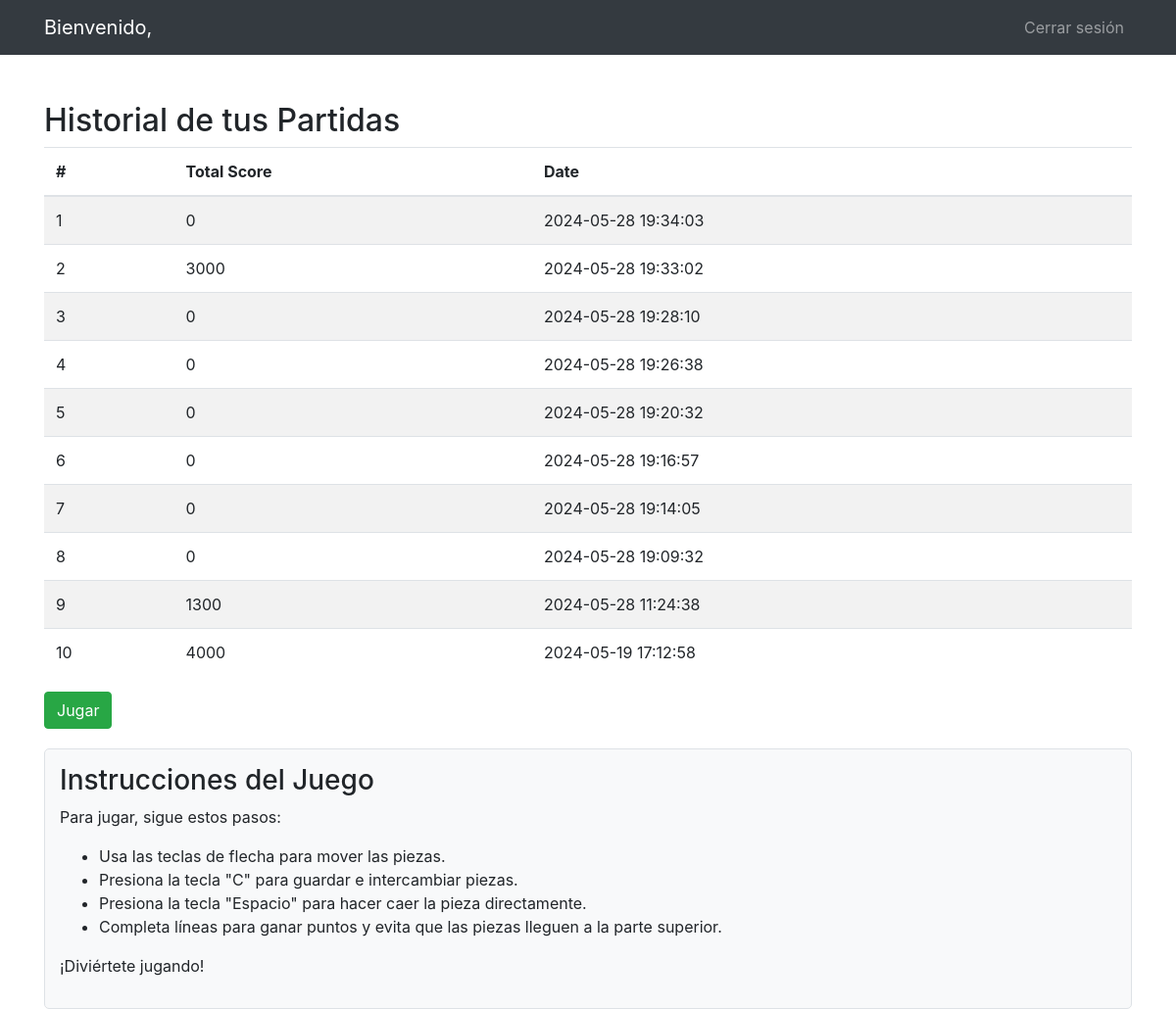
Screenshot of /usuario.php (signed in) with the database file from the repository.
### tables this page shows
CREATE TABLE `partida` (
  `id_partida` int NOT NULL,
  `id_usuario` int DEFAULT NULL,
  `puntuaje_total` int DEFAULT NULL,
  `fecha` timestamp NOT NULL DEFAULT CURRENT_TIMESTAMP
);

### usuario.php (the view, shortened to what this page needs)
<?php
$id_usuario = $_SESSION["id_usuario"];
try {
    $pdo = new PDO(DSN, DB_USERNAME, DB_PASSWORD);
    $pdo->setAttribute(PDO::ATTR_ERRMODE, PDO::ERRMODE_EXCEPTION);
    $query = "SELECT * FROM partida WHERE id_usuario = :id_usuario ORDER BY fecha DESC LIMIT 10";
    $stmt = $pdo->prepare($query);
    $stmt->bindParam(":id_usuario", $id_usuario, PDO::PARAM_INT);
    $stmt->execute();
    $partidas = $stmt->fetchAll(PDO::FETCH_ASSOC);
} catch (PDOException $e) {
    echo "Error al obtener las partidas: " . $e->getMessage();
    exit();
}
?>
<!DOCTYPE html>
<html lang="en">
<head>
    <link rel="stylesheet" href="https://stackpath.bootstrapcdn.com/bootstrap/4.5.2/css/bootstrap.min.css">
</head>
<body>
    <?php include_once "header.php";?>
    <div class="container mt-5">
    <h2>Historial de tus Partidas</h2>
    <div class="table-responsive">
        <table class="table table-striped">
            <thead>
            <tr>
                <th>#</th>
                <th>Total Score</th>
                <th>Date</th>
            </tr>
            </thead>
            <tbody>
            <?php foreach ($partidas as $index => $partida): ?>
                <tr>
                    <td><?php echo $index + 1; ?></td>
                    <td><?php echo $partida['puntuaje_total']; ?></td>
                    <td><?php echo $partida['fecha']; ?></td>
                </tr>
            <?php endforeach; ?>
            </tbody>
        </table>
    </div>
    <a href="tetris.php" class="btn btn-success">Jugar</a>
    <div class="instrucciones">
            <h3>Instrucciones del Juego</h3>
            <p>Para jugar, sigue estos pasos:</p>
            <ul>
                <li>Usa las teclas de flecha para mover las piezas.</li>
                <li>Presiona la tecla "C" para guardar e intercambiar piezas.</li>
                <li>Presiona la tecla "Espacio" para hacer caer la pieza directamente.</li>
                <li>Completa líneas para ganar puntos y evita que las piezas lleguen a la parte superior.</li>
            </ul>
            <p>¡Diviértete jugando!</p>
        </div>
</div>
</body>
</html>

### usuario.php (style rules this page uses)
.instrucciones { margin-top: 20px; padding: 15px; background-color: #f8f9fa; border: 1px solid #dee2e6; border-radius: 5px; }

### rows the page displays
partida: puntuaje_total "0", fecha "2024-05-28 19:34:03"
partida: puntuaje_total "3000", fecha "2024-05-28 19:33:02"
partida: puntuaje_total "0", fecha "2024-05-28 19:28:10"
partida: puntuaje_total "0", fecha "2024-05-28 19:26:38"
partida: puntuaje_total "0", fecha "2024-05-28 19:20:32"
partida: puntuaje_total "0", fecha "2024-05-28 19:16:57"
partida: puntuaje_total "0", fecha "2024-05-28 19:14:05"
partida: puntuaje_total "0", fecha "2024-05-28 19:09:32"
partida: puntuaje_total "1300", fecha "2024-05-28 11:24:38"
partida: puntuaje_total "4000", fecha "2024-05-19 17:12:58"
